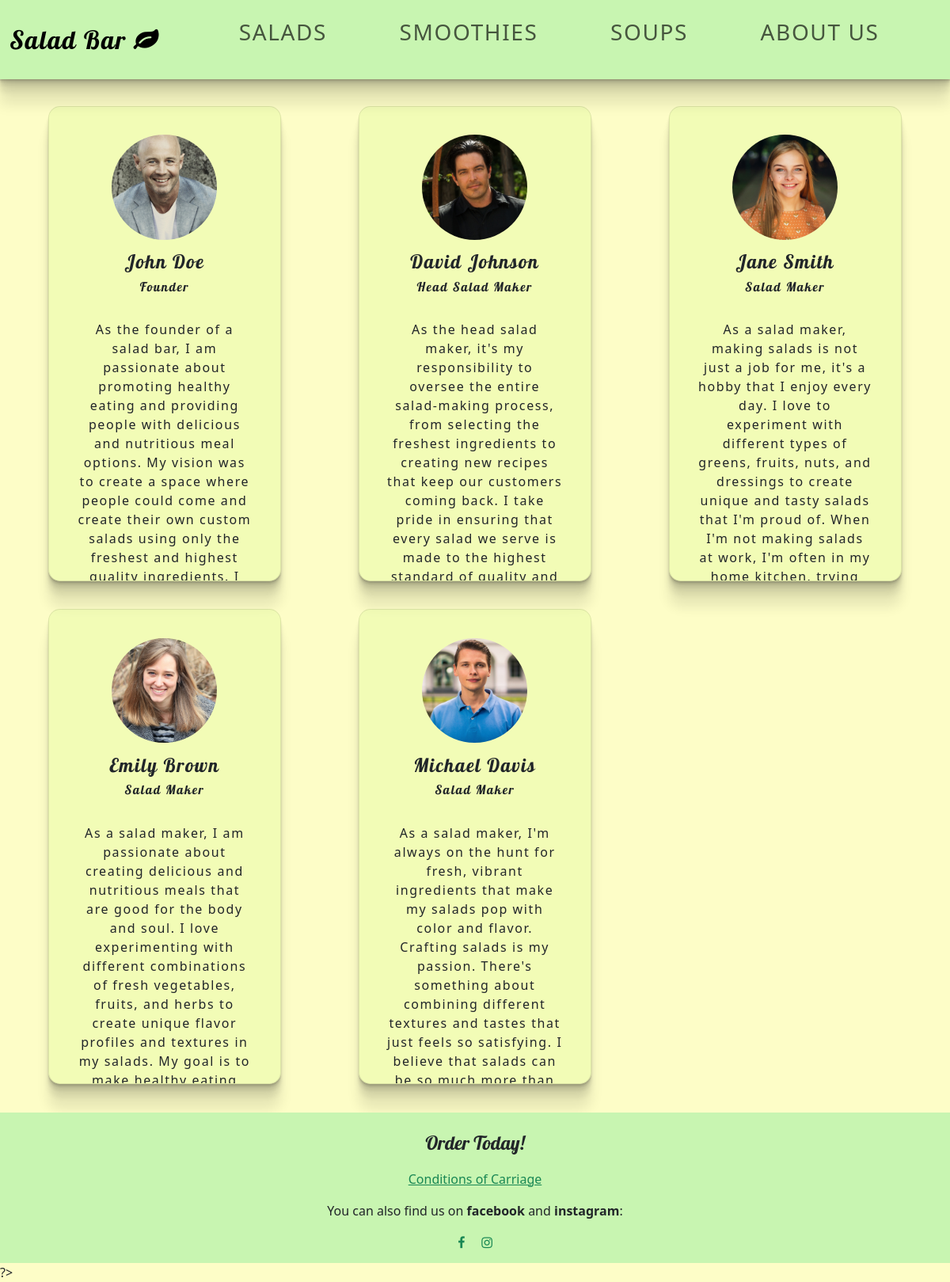
The app's page /pages/aboutus.php (signed in) with its own data.
### tables this page shows
CREATE TABLE `worker` (
  `id` int NOT NULL AUTO_INCREMENT,
  `firstname` varchar(255) NOT NULL,
  `lastname` varchar(255) NOT NULL,
  `image` varchar(255) DEFAULT NULL,
  `position` varchar(255) DEFAULT NULL,
  `introduction` text,
  PRIMARY KEY (`id`),
  UNIQUE KEY `id` (`id`)
);

### pages/aboutus.php (the view)
<?php
require_once "./header.php";
require_once "../database/dbConnection.php";
?>
<link rel="stylesheet" href="../css/aboutus.css" type="text/css" />
<main class="container-fluid">
     <?php
     $stmt = $conn->prepare("SELECT * FROM salad_bar.worker;");
     $stmt->execute();
     $result = $stmt->fetchAll(PDO::FETCH_ASSOC);
     foreach ($result as $r) {
       echo "
         <div class='col-md-3 workers'>
         <img src='../media/image/workers/" .
         $r["image"] .
         "' width='700' height='700' alt='" .
         $r["firstname"] .
         " " .
         $r["lastname"] .
         "' class='workers' >
         <div>
         <h4>" .
         $r["firstname"] .
         " " .
         $r["lastname"] .
         "</h4>
            <h6>" .
         $r["position"] .
         "</h6><br>
         <p class='intro'>" .
         $r["introduction"] .
         "</p>
         </select>
         </p>
         </div>
         </div>
         ";
     }
     ?>
</main>
<?php require_once "./footer.php"; ?>  ?>

### css/header.css (style rules this page uses)
* { margin: 0; padding: 0; box-sizing: border-box; }
body { background-color: rgba(253, 253, 185, 0.8); }

### css/home.css (style rules this page uses)
main { position: relative; min-height: 100vh; margin-top: 110px; margin-bottom: 110px; letter-spacing: 0.1rem; }
h1, p { text-align: center; }

### css/aboutus.css (style rules this page uses)
h4, h6 { font-family: "Lobster", sans-serif; text-align: center; padding-top: 6%; }
h6 { padding-top: 0%; }
div.workers { padding: 3%; border: 1px solid rgba(0, 0, 0, 0.09); box-shadow: rgba(0, 0, 0, 0.09) 0px 2px 1px, rgba(0, 0, 0, 0.09) 0px 4px 2px, rgba(0, 0, 0, 0.09) 0px 8px 4px, rgba(0, 0, 0, 0.09) 0px 16px 8px, rgba(0, 0, 0, 0.09) 0px 32px 16px; border-radius: 15px; margin: 0% 4.16%; margin-bottom: 3%; background-color: rgba(225, 250, 158, 0.4); float: left; height: 600px; overflow: scroll; }
img.workers { width: 60%; height: auto; border-radius: 50%; margin: 0% 20%; }

### records on screen
worker: image (picture), firstname "John", lastname "Doe", position "Founder", introduction "As the founder of a salad bar, I am passionate about promoting healthy eating and providing people with delicious and nutritious meal options. My vision was to create a space where people could come and create their own custom salads using only the freshest and highest…"
worker: image (picture), firstname "David", lastname "Johnson", position "Head Salad Maker", introduction "As the head salad maker, it's my responsibility to oversee the entire salad-making process, from selecting the freshest ingredients to creating new recipes that keep our customers coming back. I take pride in ensuring that every salad we serve is made to the highest…"
worker: image (picture), firstname "Jane", lastname "Smith", position "Salad Maker", introduction "As a salad maker, making salads is not just a job for me, it's a hobby that I enjoy every day. I love to experiment with different types of greens, fruits, nuts, and dressings to create unique and tasty salads that I'm proud of. When I'm not making salads at work, I'm often in my…"
worker: image (picture), firstname "Emily", lastname "Brown", position "Salad Maker", introduction "As a salad maker, I am passionate about creating delicious and nutritious meals that are good for the body and soul. I love experimenting with different combinations of fresh vegetables, fruits, and herbs to create unique flavor profiles and textures in my salads. My goal is to…"
worker: image (picture), firstname "Michael", lastname "Davis", position "Salad Maker", introduction "As a salad maker, I'm always on the hunt for fresh, vibrant ingredients that make my salads pop with color and flavor. Crafting salads is my passion. There's something about combining different textures and tastes that just feels so satisfying. I believe that salads can…"
